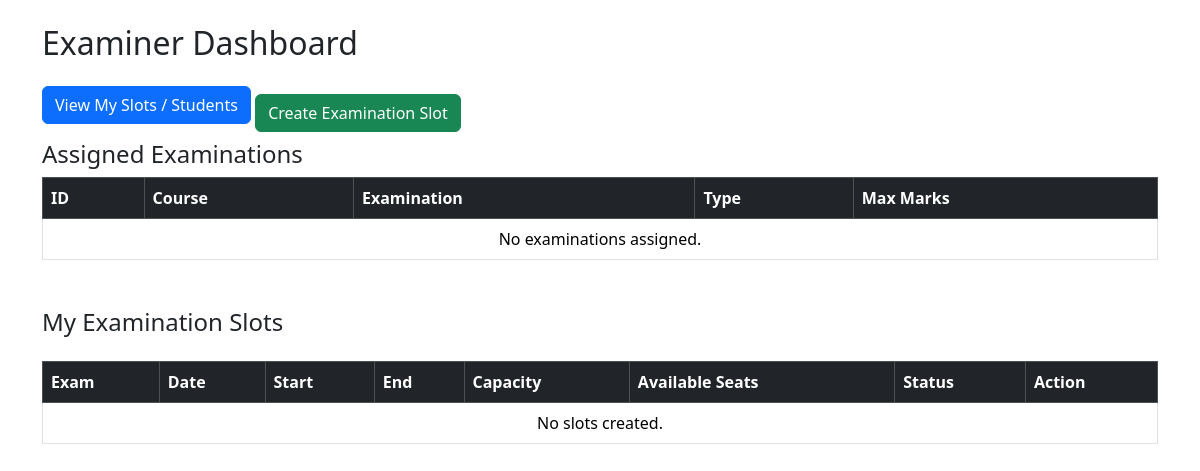
/examiner/dashboard (signed in), run on an earlier commit of the app's database.
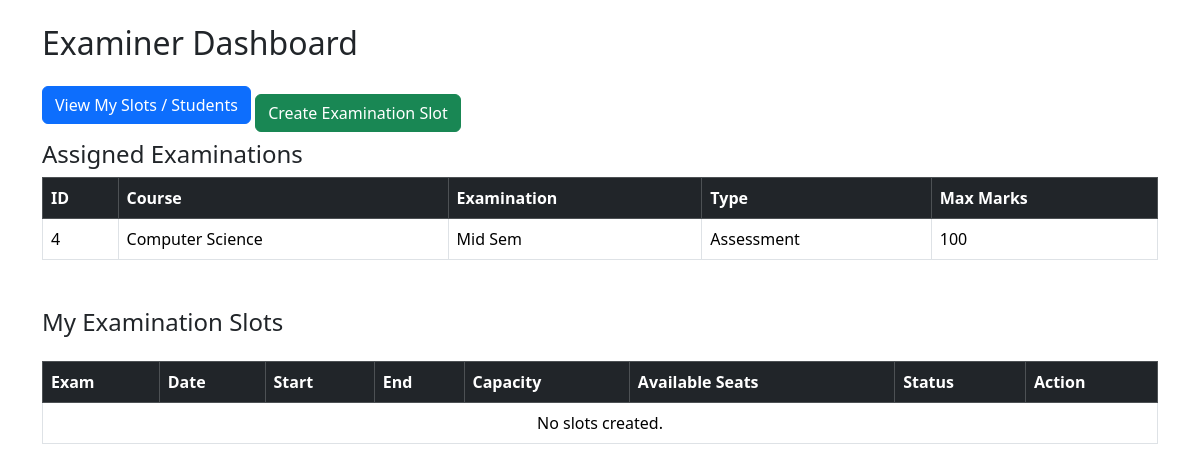
And on a later commit of the database.
### models.py (models this page shows)
class Examination(db.Model):
    __tablename__ = "examinations"
    id = db.Column(db.Integer, primary_key=True)
    course_id = db.Column(db.Integer, db.ForeignKey("courses.id"), nullable=False)
    examiner_id = db.Column(db.Integer, db.ForeignKey("users.id"), nullable=True)
    name = db.Column(db.String(100), nullable=False)
    exam_type = db.Column(db.String(30))
    duration = db.Column(db.Integer)
    max_marks = db.Column(db.Integer)
    slot_creation_start = db.Column(db.Date)
    slot_creation_end = db.Column(db.Date)
    booking_start = db.Column(db.Date)
    booking_end = db.Column(db.Date)
    status = db.Column(db.String(30))
    examiner = db.relationship(
        "User",
        foreign_keys=[examiner_id],
        backref="assigned_examinations"
    )
    course = db.relationship(
        "Course",
        backref="examinations"
    )

class Course(db.Model):
    __tablename__ = "courses"
    id = db.Column(db.Integer, primary_key=True)
    code = db.Column(db.String(20), unique=True, nullable=False)
    name = db.Column(db.String(100), nullable=False)
    description = db.Column(db.Text)
    status = db.Column(db.String(20), default="Active")

### app.py (the view)
@app.route("/examiner/dashboard")
@login_required
def examiner_dashboard():
    if current_user.role != 'examiner':
        return redirect(url_for("login"))
    examinations = Examination.query.filter_by(examiner_id=current_user.id).all()
    slots = ExaminationSlot.query.filter_by(examiner_id=current_user.id).all()
    return render_template("examiner/dashboard.html", examinations=examinations, slots=slots)

### app.py (called while the page is built)
@login_manager.user_loader
def load_user(user_id):
    return User.query.get(int(user_id))

### templates/examiner/dashboard.html (shortened to what this page needs)
<!DOCTYPE html>
<html>
<head>
    <link href="https://cdn.jsdelivr.net/npm/bootstrap@5.3.3/dist/css/bootstrap.min.css" rel="stylesheet">
</head>
<body>
    <div class="container mt-4">
        <h2 class="mb-4">Examiner Dashboard</h2>
        <a href="{{ url_for('examiner_slots') }}" class="btn btn-primary mb-3">
            View My Slots / Students
        </a>
        <a href="{{ url_for('create_exam_slot') }}" class="btn btn-success">
            Create Examination Slot
        </a>
        <h4>Assigned Examinations</h4>
        <table class="table table-bordered table-hover">
            <thead class="table-dark">
                <tr>
                    <th>ID</th>
                    <th>Course</th>
                    <th>Examination</th>
                    <th>Type</th>
                    <th>Max Marks</th>
                </tr>
            </thead>
            <tbody>
                {% for exam in examinations %}
                <tr>
                    <td>{{ exam.id }}</td>
                    <td>{{ exam.course.name }}</td>
                    <td>{{ exam.name }}</td>
                    <td>{{ exam.exam_type }}</td>
                    <td>{{ exam.max_marks }}</td>
                </tr>
                {% else %}
                <tr>
                    <td colspan="5" class="text-center">
                        No examinations assigned.
                    </td>
                </tr>
                {% endfor %}
            </tbody>
        </table>
        <div class="d-flex justify-content-between align-items-center mt-5 mb-3">
            <h4>My Examination Slots</h4>
        </div>
        <table class="table table-bordered table-hover">
            <thead class="table-dark">
                <tr>
                    <th>Exam</th>
                    <th>Date</th>
                    <th>Start</th>
                    <th>End</th>
                    <th>Capacity</th>
                    <th>Available Seats</th>
                    <th>Status</th>
                    <th>Action</th>
                </tr>
            </thead>
            <tbody>
                {% for slot in slots %}
                <tr>
                    <td>{{ slot.examination.name }}</td>
                    <td>{{ slot.date }}</td>
                    <td>{{ slot.start_time }}</td>
                    <td>{{ slot.end_time }}</td>
                    <td>{{ slot.capacity }}</td>
                    <td>{{ slot.available_seats }}</td>
                    <td>{{ slot.status }}</td>
                    <td>
                        <a href="{{ url_for('edit_slot', id=slot.id) }}" class="btn btn-primary btn-sm">
                            Edit
                        </a>
                        <a href="{{ url_for('delete_slot', id=slot.id) }}" class="btn btn-danger btn-sm"
                            onclick="return confirm('Delete this slot?')">
                            Delete
                        </a>
                    </td>
                </tr>
                {% else %}
                <tr>
                    <td colspan="8" class="text-center">
                        No slots created.
                    </td>
                </tr>
                {% endfor %}
            </tbody>
        </table>
    </div>
</body>
</html>

What changed in the data, as far as the page shows it:
added Examination: id "4", course.name "Computer Science", name "Mid Sem", exam_type "Assessment", max_marks "100"
Also different on the page:
text no longer shown: "No examinations assigned."
